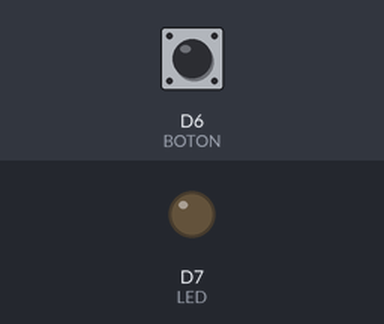
Recording of a sketch running on a simulated ESP8266 (NodeMCU). Shown: output pins drawn as LEDs (lit = HIGH). Inputs (shaded band) come from the test bench; at power-on: D6 (BOTON) HIGH.

Above: at 1.2 s.
1.3 s: D6 (BOTON) pulled LOW for 0.15 s
At 1.37 s:
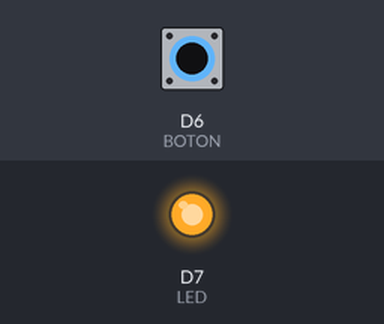
2.9 s: D6 (BOTON) pulled LOW for 3.2 s
At 6.4 s:
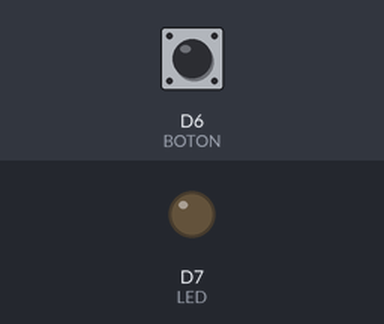
Timing chart, 0 to 7.9 s (numbered marks = the images above; inputs shaded):
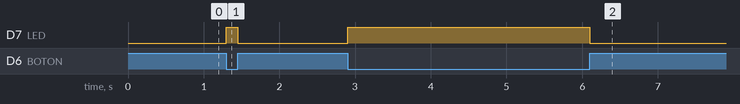

The sketch:

Led1_encender_y_apagado_button-_ESP8266MOD.ino
```cpp
// C++ code
//
#define BOTON D6
#define LED D7
//const int LED= D8;
//const int LED2= D8;
//const int BOTON= D7 ;
int aux;
void setup()
{
  pinMode(LED , OUTPUT);
  //pinMode(LED2 , OUTPUT);
  pinMode(BOTON , INPUT);
}

void loop()
{
  aux = digitalRead(BOTON);
  if (aux == LOW){
    digitalWrite(LED, HIGH);
    //digitalWrite(LED2, HIGH);
  }
  else {
    digitalWrite(LED, LOW);
    //digitalWrite(LED2, LOW);
  }

}
```

Measured:
- after the input at 1.3 s, D7 (LED): LOW → HIGH at once, → LOW 0.15 s later
- after the input at 2.9 s, D7 (LED): LOW → HIGH at once, → LOW 3.2 s later
